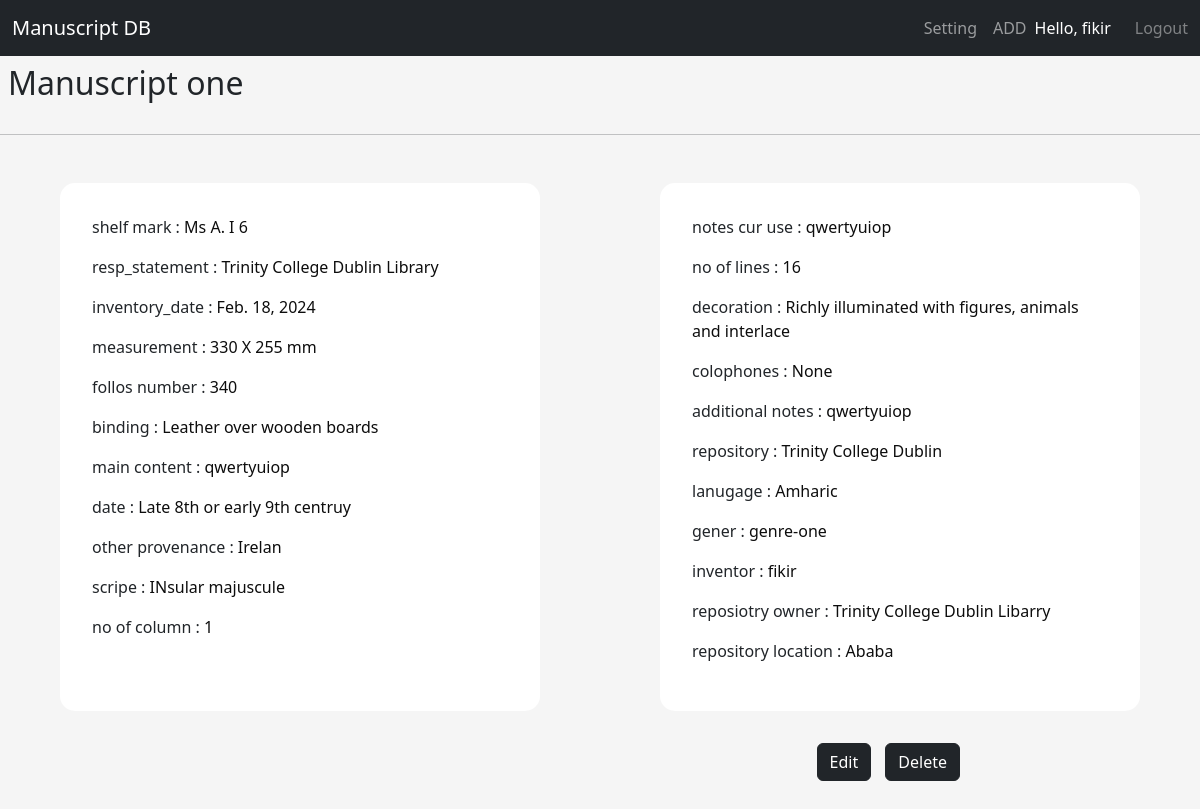
Screenshot of /detail/1 (signed in) with the database file from the repository.
### main/models.py (models this page shows, shortened)
class Manuscript(models.Model):
    mansucript_name = models.CharField(max_length = 100)
    shelf_mark = models.CharField(max_length=50)
    resp_statement = models.CharField( max_length=50)
    inventory_date = models.DateField(auto_now_add=True)
    measurement =models.CharField(max_length=50)
    follos_number = models.IntegerField()
    binding = models.CharField(max_length=100)
    main_content = models.TextField()
    dating = models.CharField(max_length=50)
    other_provenance = models.CharField(max_length=50,blank=True, null=True)
    scripe = models.CharField(max_length=50,blank=True, null=True)
    no_of_cols = models.IntegerField(blank=True, null=True)
    notes_cur_use = models.TextField(blank=True, null=True)
    no_of_lines = models.IntegerField()
    decoration = models.CharField(max_length=255)
    colophones = models.CharField( max_length=50)
    additional_notes = models.TextField()
    repository = models.ForeignKey(Repository,on_delete = models.PROTECT)
    language = models.ForeignKey(Language, on_delete=models.PROTECT)
    genere = models.ForeignKey(Genre, on_delete=models.PROTECT)
    inventor = models.ForeignKey(Inventor, on_delete=models.PROTECT)
    repositoryOwner = models.ForeignKey(RepositoryOwner,on_delete=models.PROTECT)
    repositoryLocation = models.ForeignKey(RepositoryLocation,on_delete = models.PROTECT)

class Repository(models.Model):
    name = models.CharField(max_length = 255)
    description = models.TextField(blank=True, null=True)
    inventor = models.ForeignKey(Inventor, on_delete=models.PROTECT)
    def __str__(self):
        return self.name

class Language(models.Model):
    name = models.CharField(max_length=100)
    inventor = models.ForeignKey(Inventor, on_delete=models.PROTECT)
    def __str__(self):
        return self.name

class Genre(models.Model):
    name = models.CharField(max_length = 100)
    description = models.TextField(blank=True, null=True)
    inventor = models.ForeignKey(Inventor, on_delete=models.PROTECT)
    def __str__(self):
        return self.name

class Inventor(models.Model):
    user = models.OneToOneField(User, on_delete=models.CASCADE,null=True)
    name = models.CharField(max_length=150)
    address =models.CharField( max_length=50)
    email = models.EmailField( max_length=254)
    def __str__(self):
        return self.name

class RepositoryOwner(models.Model):
    name = models.CharField(max_length = 255)
    inventor = models.ForeignKey(Inventor, on_delete=models.PROTECT)
    def __str__(self):
        return self.name

class RepositoryLocation(models.Model):
    country = models.CharField(max_length=100)
    city = models.CharField(max_length=255)
    inventor = models.ForeignKey(Inventor, on_delete=models.PROTECT)
    def __str__(self):
        return self.city

### main/views.py (the view)
# urls.py: path('detail/<int:pk>',views.detail,name="detail"),
def detail(request,pk):
    inventor = ""
    if request.user.is_authenticated:
        inventor = Inventor.objects.filter(user=request.user).first()
    manuscript = Manuscript.objects.get(id=pk)
    context={"manuscript":manuscript,"inventor":inventor}
    return render (request,'main/detail.html',context)

### main/templates/main/detail.html (shortened to what this page needs)
{% extends "main/base.html" %}
{% load static %}
{% block link %}<link rel="stylesheet" href="{% static "style.css" %}">{% endblock link %}
{% block nav %}{% include "main/navbar.html" %}{% endblock nav %}
{% block content %}
<div class="main-section">
    <h2> {{manuscript.mansucript_name}} </h2>
    <hr/>
    <div class="detail">
        <div class="left-detail">
            <p>shelf mark : <span>{{manuscript.shelf_mark}}</span></p>
            <p>resp_statement : <span>{{manuscript.resp_statement}}</span></p>
            <p>inventory_date : <span>{{manuscript.inventory_date}}</span></p>
            <p>measurement : <span>{{manuscript.measurement}}</span></p>
            <p>follos number : <span>{{manuscript.follos_number}}</span></p>
            <p>binding : <span>{{manuscript.binding}}</span></p>
            <p>main content : <span>{{manuscript.main_content}}</span></p>
            <p>date : <span>{{manuscript.dating}}</span></p>
            <p>other provenance : <span>{{manuscript.other_provenance}}</span></p>
            <p>scripe : <span>{{manuscript.scripe}}</span></p>
            <p>no of column : <span>{{manuscript.no_of_cols}}</span></p>
        </div>
        <div class="right-detail">
            <p>notes cur use : <span>{{manuscript.notes_cur_use}}</span></p>
            <p>no of lines : <span>{{manuscript.no_of_lines}}</span></p>
            <p>decoration : <span>{{manuscript.decoration}}</span></p>
            <p>colophones : <span>{{manuscript.colophones}}</span></p>
            <p>additional notes : <span>{{manuscript.additional_notes}}</span></p>
            <p>repository : <span>{{manuscript.repository}}</span></p>
            <p>lanugage : <span>{{manuscript.language}}</span></p>
            <p>gener : <span>{{manuscript.genere}}</span></p>
            <p>inventor : <span>{{manuscript.inventor}}</span></p>
            <p>reposiotry owner : <span>{{manuscript.repositoryOwner}}</span></p>
            <p>repository location : <span>{{manuscript.repositoryLocation}}</span></p>
        </div>
    </div>
    {% if manuscript.inventor == inventor %}
    <div class="buttons">
        <button class="btn bg-dark btn-dark" > <a href ={% url "edit" manuscript.id %}> Edit  </a></button>
        <button class="btn bg-dark btn-dark"  > <a href ={% url "delete" manuscript.id  %}> Delete  </a></button>
    </div>
    {% endif %}
</div>
{% endblock content %}

### main/templates/main/navbar.html (shortened to what this page needs)
<nav class="navbar navbar-expand navbar-dark bg-dark">
    <div class="container-fluid">
      <a class="navbar-brand" href="{% url "home"%}">Manuscript DB</a>
      <div class="collapse navbar-collapse justify-content-end" id="navbarNavAltMarkup">
        {% if request.user.is_authenticated %}
        <ul class="navbar-nav">
          <li class="nav-item">  <a class="nav-link" href="{%url "settings"%}">Setting</a></li>
          <li class="nav-item">  <a class="nav-link" href="{%url "manuscriptform"%}">ADD</a></li>
        </ul>
        <span style="color: white; margin-right:1.5rem">Hello, {{ request.user }}    </span>
        <span>
          <a href="{%url "logout"%}" style="color:rgba(245, 245, 245, 0.447); text-decoration:none;">    Logout</a>
        </span>
        {%else%}
        <span>
        <a href="{%url "login"%}" style="color:rgba(245, 245, 245, 0.447); text-decoration:none;">    Login</a>
        </span>
        {% endif %}
      </div>
    </div>
  </nav>

### main/static/style.css (style rules this page uses)
.main-section h2 { padding: 0.5rem; }
.main-section { display: flex; flex-direction: column; padding-bottom: 2rem; background-color: whitesmoke; }
.buttons { align-self: flex-end; margin:2rem 15rem; }
.buttons button { margin-left: 10px; }
.buttons a { text-decoration: none; color: white; }
.detail { display: flex; justify-content: space-around; margin-top: 2rem; }
.left-detail, .right-detail { background-color: white; width: 40%; padding: 2rem; border-radius: 15px; }
.detail >div >p { font-size:medium; font-weight: 500; }
.detail >div >p >span { font-weight: normal; color: rgb(13, 13, 13); }

### rows the page displays
Manuscript: mansucript_name "Manuscript one", shelf_mark "Ms A. I 6", resp_statement "Trinity College Dublin Library", inventory_date "Feb. 18, 2024", measurement "330 X 255 mm", follos_number "340", binding "Leather over wooden boards", main_content "qwertyuiop", dating "Late 8th or early 9th centruy", other_provenance "Irelan", scripe "INsular majuscule", no_of_cols "1", notes_cur_use "qwertyuiop", no_of_lines "16", decoration "Richly illuminated with figures, animals and interlace", colophones "None", additional_notes "qwertyuiop", repository "Trinity College Dublin", language "Amharic", genere "genre-one", inventor "fikir", repositoryOwner "Trinity College Dublin Libarry", repositoryLocation "Ababa"

### other values shown
{{ request.user }} "fikir"
